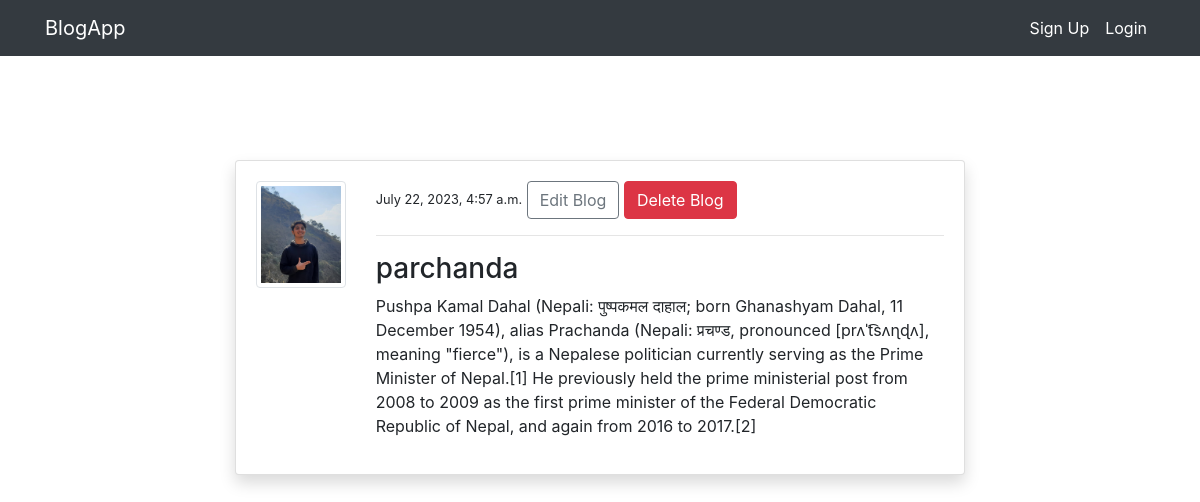
Page /post_details/12/ on the earlier database version.
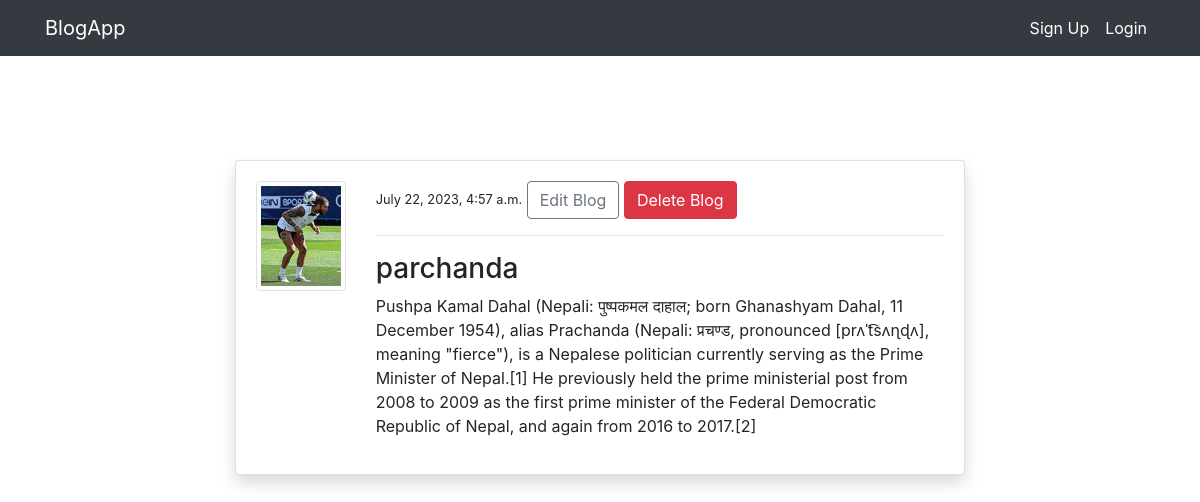
Same page on the later database version.
### myblog/models.py (models this page shows, shortened)
class BlogModel(models.Model):
    title = models.CharField(max_length=100)
    content = models.TextField()
    author = models.ForeignKey(User,on_delete=models.CASCADE)
    date_created = models.DateTimeField(auto_now_add=True)
    class Meta:
        ordering = ('-date_created',)

### Accounts/models.py (models this page shows, shortened)
class AccountModel(models.Model):
    user = models.OneToOneField(User, on_delete=models.CASCADE)
    image=models.ImageField(default='default.png',upload_to='account' , validators=[FileExtensionValidator(['png','jpg','jpeg'])])

### myblog/views.py (the view)
# urls.py: path('post_details/<int:pk>/', views.Post_details , name='post_details'),
def Post_details(request,pk):
    post=BlogModel.objects.get(id=pk)
    context ={
        'post':post
    }
    return render(request,'blogs/post_details.html',context)

### templates/blogs/post_details.html (shortened to what this page needs)
{% extends 'baseFiles/base.html' %}
{% load crispy_forms_tags %}
{% block content %}
<div class="container">
    <div class="row mt-5 pt-5">
       <div class="col-md-8 offset-md-2">
        <div class="card my-3 shadow">
            <div class="card-body">
                <div class="row">
                    <div class="col-md-2">
                        <small> <img class="img-thumbnail" src="{{post.author.accountmodel.image.url}}" alt="image1"></small>
                     </div>
                    <div class="col-md-10">
                        <small>{{  post.date_created }}</small>
                        <span><a class="btn btn-outline-secondary"  href="{% url 'edit_post' post.id %}">Edit Blog  </a></span>
                        <span><a class="btn btn-danger " href="{% url 'delete_post' post.id %}">Delete Blog  </a></span>
                        <hr>
                        <h3>{{post.title}}</h3>
                        <p>{{post.content}}</p>
                    </div>
                </div>
            </div>
        </div>
       </div>
    </div>
</div>
{% endblock %}

Differences in the rows shown:
changed through a linked row, BlogModel "parchanda": author.accountmodel.image: a different picture
